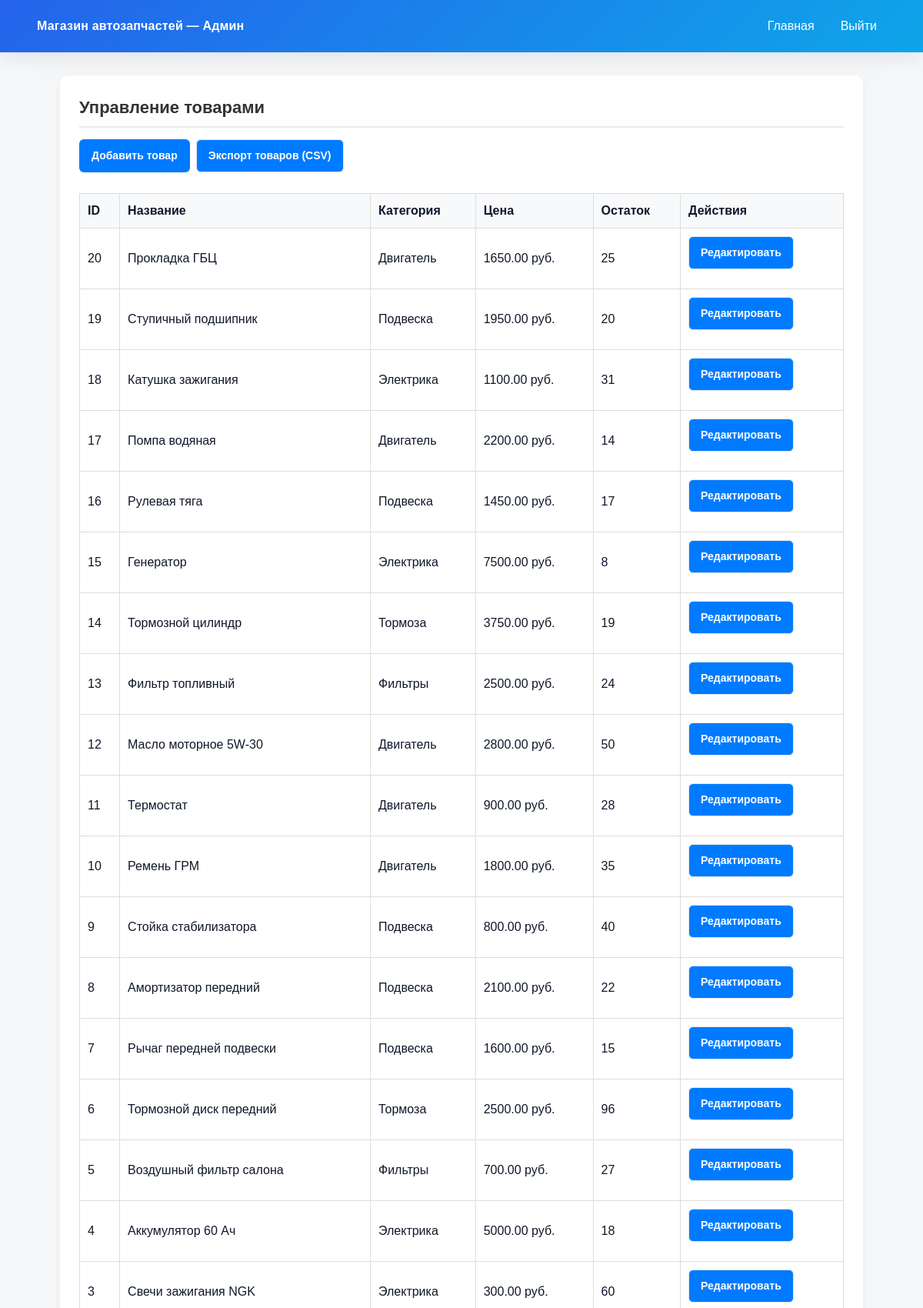
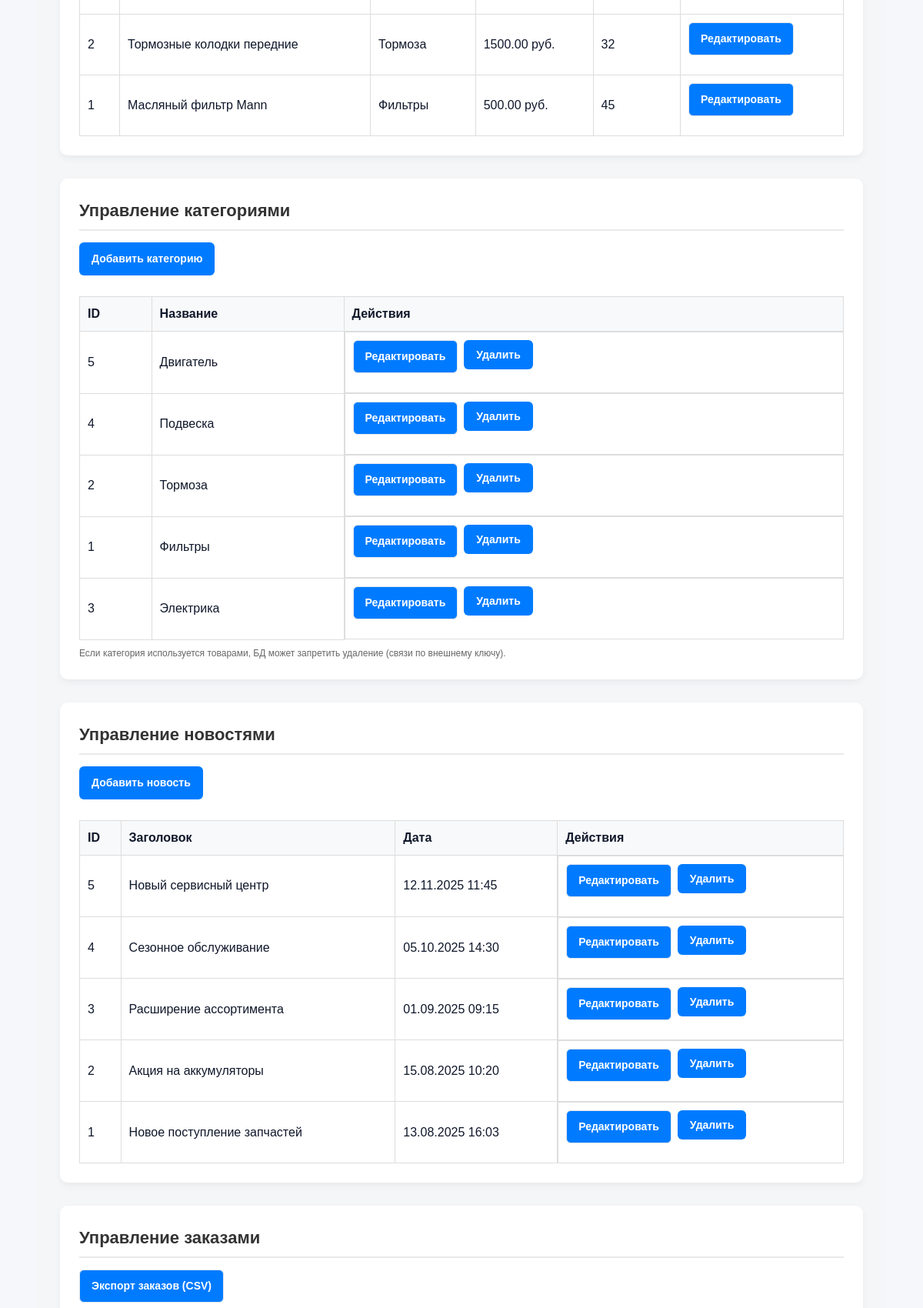
The page /admin/index.php (signed in, upper part) on the database its author committed (2 pictures, top to bottom).
### tables this page shows
CREATE TABLE `products` (
  `id` int(11) NOT NULL,
  `name` varchar(255) NOT NULL,
  `short_description` varchar(255) DEFAULT NULL,
  `description` text,
  `price` decimal(10,2) NOT NULL,
  `stock` int(11) NOT NULL DEFAULT '0',
  `category_id` int(11) DEFAULT NULL,
  `image` varchar(255) DEFAULT NULL
);

CREATE TABLE `categories` (
  `id` int(11) NOT NULL,
  `name` varchar(255) NOT NULL
);

CREATE TABLE `news` (
  `id` int(11) NOT NULL,
  `title` varchar(255) NOT NULL,
  `content` text NOT NULL,
  `image` varchar(255) DEFAULT NULL,
  `created_at` timestamp NOT NULL DEFAULT CURRENT_TIMESTAMP
);

### admin/index.php (the view, shortened to what this page needs)
<?php
require_once '../config.php';
$csrf = $_SESSION['csrf_token'];
?>
<!DOCTYPE html>
<html lang="ru">
<head>
  <link rel="stylesheet" href="/css/common.css">
  <link rel="stylesheet" href="/css/admin_index.css">
</head>
<body>
<header class="site-header">
  <div class="container header-row">
    <a href="./index.php" class="brand"><span class="brand-name">Магазин автозапчастей — Админ</span></a>
    <nav class="main-nav">
      <a href="./index.php" class="nav-link">Главная</a>
      <a href="logout.php" class="nav-link">Выйти</a>
    </nav>
  </div>
</header>
<main class="admin-panel container">
  <div class="admin-section">
    <h2>Управление товарами</h2>
    <div class="content">
      <div class="toolbar">
        <a href="add_product.php" class="btn btn-primary">Добавить товар</a>
        <a href="export_products.php" class="btn btn-ghost">Экспорт товаров (CSV)</a>
      </div>
      <table>
        <tr><th>ID</th><th>Название</th><th>Категория</th><th>Цена</th><th>Остаток</th><th>Действия</th></tr>
        <?php
        $stmt = $conn->query("SELECT p.*, c.name AS category_name FROM products p JOIN categories c ON p.category_id = c.id ORDER BY p.id DESC");
        if ($stmt && $stmt->num_rows > 0) {
          while ($row = $stmt->fetch_assoc()) {
            $stock = isset($row['stock']) ? (int)$row['stock'] : 0;
            echo "<tr>
                    <td>{$row['id']}</td>
                    <td>" . htmlspecialchars($row['name']) . "</td>
                    <td>" . htmlspecialchars($row['category_name']) . "</td>
                    <td>{$row['price']} руб.</td>
                    <td>{$stock}</td>
                    <td><a href='edit_product.php?id={$row['id']}' class='btn btn-ghost'>Редактировать</a></td>
                  </tr>";
          }
        } else {
          echo "<tr><td colspan='6'>Товары не найдены</td></tr>";
        }
        ?>
      </table>
    </div>
  </div>
  <div class="admin-section">
    <h2>Управление категориями</h2>
    <div class="content">
      <div class="toolbar">
        <a href="add_category.php" class="btn btn-primary">Добавить категорию</a>
      </div>
      <table>
        <tr><th>ID</th><th>Название</th><th>Действия</th></tr>
        <?php
        $stmt = $conn->query("SELECT id, name FROM categories ORDER BY name ASC");
        if ($stmt && $stmt->num_rows > 0) {
          while ($row = $stmt->fetch_assoc()) {
            $id = (int)$row['id'];
            $name = htmlspecialchars($row['name']);
            echo "<tr>
                    <td>{$id}</td>
                    <td>{$name}</td>
                    <td class='nowrap' style='display:flex;gap:.5rem;flex-wrap:wrap'>
                      <a class='btn btn-ghost' href='edit_category.php?id={$id}'>Редактировать</a>
                      <form method='POST' action='index.php' onsubmit=\"return confirm('Удалить категорию &laquo;".htmlspecialchars($row['name'])."&raquo; (#{$id})?');\">
                        <input type='hidden' name='csrf_token' value='{$csrf}'>
                        <input type='hidden' name='category_id' value='{$id}'>
                        <input type='hidden' name='action' value='delete'>
                        <button type='submit' class='btn btn-danger'>Удалить</button>
                      </form>
                    </td>
                  </tr>";
          }
        } else {
          echo "<tr><td colspan='3'>Категории не найдены</td></tr>";
        }
        ?>
      </table>
      <p class="muted" style="margin-top:8px;">Если категория используется товарами, БД может запретить удаление (связи по внешнему ключу).</p>
    </div>
  </div>
  <div class="admin-section">
    <h2>Управление новостями</h2>
    <div class="content">
      <div class="toolbar">
        <a href="add_news.php" class="btn btn-primary">Добавить новость</a>
      </div>
      <table>
        <tr><th>ID</th><th>Заголовок</th><th>Дата</th><th>Действия</th></tr>
        <?php
        $stmt = $conn->query("SELECT * FROM news ORDER BY created_at DESC");
        if ($stmt && $stmt->num_rows > 0) {
          while ($row = $stmt->fetch_assoc()) {
            $id = (int)$row['id'];
            $title = htmlspecialchars($row['title']);
            $date = date("d.m.Y H:i", strtotime($row['created_at']));
            echo "<tr>
                    <td>{$id}</td>
                    <td>{$title}</td>
                    <td>{$date}</td>
                    <td class='nowrap' style='display:flex;gap:.5rem;flex-wrap:wrap'>
                      <a class='btn btn-ghost' href='edit_news.php?id={$id}'>Редактировать</a>
                      <form method='POST' action='index.php' onsubmit=\"return confirm('Удалить новость #{$id}?');\">
                        <input type='hidden' name='csrf_token' value='{$csrf}'>
                        <input type='hidden' name='news_id' value='{$id}'>
                        <input type='hidden' name='action' value='delete'>
                        <button type='submit' class='btn btn-danger'>Удалить</button>
                      </form>
                    </td>
                  </tr>";
          }
        } else {
          echo "<tr><td colspan='4'>Новости не найдены</td></tr>";
        }
        ?>
      </table>
    </div>
  </div>
  <div class="admin-section">
    <h2>Управление заказами</h2>
    <div class="content">
      <div class="toolbar">
        <a href="export_orders.php" class="btn btn-ghost">Экспорт заказов (CSV)</a>
      </div>
    </div>
  </div>
</main>
</body>
</html>

### css/common.css (style rules this page uses)
* { box-sizing: border-box; margin: 0; padding: 0; font-family: Arial, sans-serif; }
:root { --bg: #f6f7fb; --card: #ffffff; --text: #0f172a; --muted: #6b7280; --primary: #2563eb; --primary-2: #0ea5e9; --success: #22c55e; --ring: rgba(37,99,235,.25); --radius: 14px; --shadow: 0 8px 24px rgba(15,23,42,.08); }
html, body { height: 100%; }
body { display: flex; flex-direction: column; min-height: 100vh; font-family: "Inter", system-ui, -apple-system, Segoe UI, Roboto, Arial, sans-serif; color: var(--text); background: var(--bg); line-height: 1.5; }
main { flex: 1; }
.container { width: min(1200px, 92%); margin: 0 auto; }
.btn { display: inline-flex; align-items: center; justify-content: center; padding: 10px 14px; border-radius: 10px; border: 1px solid transparent; font-weight: 600; text-decoration: none; cursor: pointer; transition: .2s ease; }
.btn-primary { background: var(--primary); color: #fff; }
.btn-ghost { background: transparent; color: var(--text); border-color: #e5e7eb; }
.site-header { position: sticky; top: 0; z-index: 50; background: linear-gradient(135deg, var(--primary), var(--primary-2)); color: #fff; box-shadow: var(--shadow); }
.header-row { display: flex; align-items: center; justify-content: space-between; padding: 14px 0; }
.brand { display: flex; align-items: center; gap: 10px; color: #fff; text-decoration: none; }
.brand-name { font-weight: 700; letter-spacing: .2px; }
.main-nav { display: flex; gap: 10px; flex-wrap: wrap; }
.nav-link { color: #fff; text-decoration: none; padding: 8px 12px; border-radius: 10px; transition: background .2s ease, transform .15s ease; }

### css/admin_index.css (style rules this page uses)
.admin-panel { padding: 30px; background-color: #f5f6f8; }
.admin-section { background: #fff; border-radius: 10px; box-shadow: 0 4px 10px rgba(0,0,0,0.05); padding: 25px; margin-bottom: 30px; transition: transform 0.2s ease, box-shadow 0.2s ease; }
.admin-section h2 { font-size: 22px; margin-bottom: 15px; border-bottom: 2px solid #eaeaea; padding-bottom: 8px; color: #333; }
.btn { display: inline-block; padding: 10px 15px; background: #007bff; color: #fff; border-radius: 6px; text-decoration: none; font-size: 14px; transition: background 0.3s ease; margin-bottom: 15px; }
.admin-section table { width: 100%; border-collapse: collapse; margin-top: 10px; }
.admin-section th, .admin-section td { border: 1px solid #ddd; padding: 10px; text-align: left; }
.admin-section th { background: #f8f9fa; font-weight: bold; }

### admin/index.php (style rules this page uses)
.nowrap { white-space:nowrap; }
.muted { color:#666; font-size:12px; }
table td form { display:inline; }
.toolbar { display:flex; gap:8px; margin:8px 0 12px; flex-wrap:wrap; }

### rows shown on the page
products: id "20", name "Прокладка ГБЦ", category.name "Двигатель", price "1650.00", stock "25"
products: id "19", name "Ступичный подшипник", category.name "Подвеска", price "1950.00", stock "20"
products: id "18", name "Катушка зажигания", category.name "Электрика", price "1100.00", stock "31"
products: id "17", name "Помпа водяная", category.name "Двигатель", price "2200.00", stock "14"
products: id "16", name "Рулевая тяга", category.name "Подвеска", price "1450.00", stock "17"
products: id "15", name "Генератор", category.name "Электрика", price "7500.00", stock "8"
products: id "14", name "Тормозной цилиндр", category.name "Тормоза", price "3750.00", stock "19"
products: id "13", name "Фильтр топливный", category.name "Фильтры", price "2500.00", stock "24"
products: id "12", name "Масло моторное 5W-30", category.name "Двигатель", price "2800.00", stock "50"
products: id "11", name "Термостат", category.name "Двигатель", price "900.00", stock "28"
products: id "10", name "Ремень ГРМ", category.name "Двигатель", price "1800.00", stock "35"
products: id "9", name "Стойка стабилизатора", category.name "Подвеска", price "800.00", stock "40"
products: id "8", name "Амортизатор передний", category.name "Подвеска", price "2100.00", stock "22"
products: id "7", name "Рычаг передней подвески", category.name "Подвеска", price "1600.00", stock "15"
products: id "6", name "Тормозной диск передний", category.name "Тормоза", price "2500.00", stock "96"
products: id "5", name "Воздушный фильтр салона", category.name "Фильтры", price "700.00", stock "27"
products: id "4", name "Аккумулятор 60 Ач", category.name "Электрика", price "5000.00", stock "18"
products: id "3", name "Свечи зажигания NGK", category.name "Электрика", price "300.00", stock "60"
products: id "2", name "Тормозные колодки передние", category.name "Тормоза", price "1500.00", stock "32"
products: id "1", name "Масляный фильтр Mann", category.name "Фильтры", price "500.00", stock "45"
categories: id "5", name "Двигатель"
categories: id "4", name "Подвеска"
categories: id "2", name "Тормоза"
categories: id "1", name "Фильтры"
categories: id "3", name "Электрика"
news: id "5", title "Новый сервисный центр", created_at "12.11.2025 11:45"
news: id "4", title "Сезонное обслуживание", created_at "05.10.2025 14:30"
news: id "3", title "Расширение ассортимента", created_at "01.09.2025 09:15"
news: id "2", title "Акция на аккумуляторы", created_at "15.08.2025 10:20"
news: id "1", title "Новое поступление запчастей", created_at "13.08.2025 16:03"
